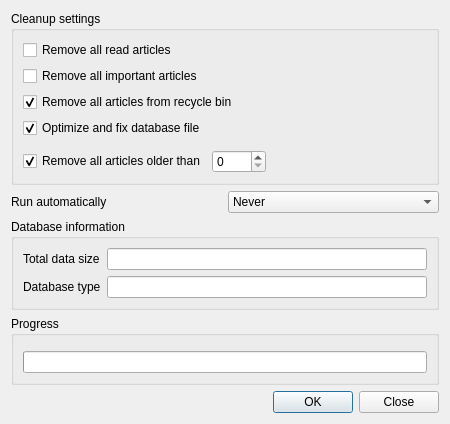
<?xml version="1.0" encoding="UTF-8"?>
<ui version="4.0">
 <class>FormDatabaseCleanup</class>
 <widget class="QDialog" name="FormDatabaseCleanup">
  <property name="geometry">
   <rect>
    <x>0</x>
    <y>0</y>
    <width>450</width>
    <height>400</height>
   </rect>
  </property>
  <property name="windowTitle">
   <string>Cleanup database</string>
  </property>
  <layout class="QVBoxLayout" name="verticalLayout">
   <item>
    <widget class="QGroupBox" name="m_grpCleanupSettings">
     <property name="title">
      <string>Cleanup settings</string>
     </property>
     <layout class="QGridLayout" name="gridLayout">
      <item row="4" column="0" colspan="3">
       <widget class="QCheckBox" name="m_checkShrink">
        <property name="text">
         <string>Optimize and fix database file</string>
        </property>
        <property name="checked">
         <bool>true</bool>
        </property>
       </widget>
      </item>
      <item row="5" column="0" colspan="3">
       <widget class="HelpSpoiler" name="m_helpShrink" native="true"/>
      </item>
      <item row="0" column="0" colspan="3">
       <widget class="QCheckBox" name="m_checkRemoveReadMessages">
        <property name="text">
         <string>Remove all read articles</string>
        </property>
       </widget>
      </item>
      <item row="6" column="1">
       <widget class="QSpinBox" name="m_spinDays">
        <property name="maximum">
         <number>1000</number>
        </property>
        <property name="singleStep">
         <number>1</number>
        </property>
       </widget>
      </item>
      <item row="2" column="0" colspan="3">
       <widget class="QCheckBox" name="m_checkRemoveRecycleBin">
        <property name="text">
         <string>Remove all articles from recycle bin</string>
        </property>
        <property name="checked">
         <bool>true</bool>
        </property>
       </widget>
      </item>
      <item row="6" column="0">
       <widget class="QCheckBox" name="m_checkRemoveOldMessages">
        <property name="text">
         <string>Remove all articles older than</string>
        </property>
        <property name="checked">
         <bool>true</bool>
        </property>
       </widget>
      </item>
      <item row="6" column="2">
       <spacer name="horizontalSpacer">
        <property name="orientation">
         <enum>Qt::Orientation::Horizontal</enum>
        </property>
        <property name="sizeHint" stdset="0">
         <size>
          <width>40</width>
          <height>20</height>
         </size>
        </property>
       </spacer>
      </item>
      <item row="1" column="0" colspan="3">
       <widget class="QCheckBox" name="m_checkRemoveStarredMessages">
        <property name="text">
         <string>Remove all important articles</string>
        </property>
       </widget>
      </item>
     </layout>
    </widget>
   </item>
   <item>
    <layout class="QHBoxLayout" name="m_layoutAutomaticCleanup">
     <item>
      <widget class="QLabel" name="m_lblAutomaticCleanup">
       <property name="text">
        <string>Run automatically</string>
       </property>
       <property name="buddy">
        <cstring>m_cmbAutomaticCleanup</cstring>
       </property>
      </widget>
     </item>
     <item>
      <widget class="QComboBox" name="m_cmbAutomaticCleanup">
       <property name="toolTip">
        <string>Run the selected cleanup operations automatically. Close this dialog to save the choices without running cleanup now.</string>
       </property>
       <item>
        <property name="text">
         <string>Never</string>
        </property>
       </item>
       <item>
        <property name="text">
         <string>On application startup</string>
        </property>
       </item>
       <item>
        <property name="text">
         <string>On application exit</string>
        </property>
       </item>
      </widget>
     </item>
    </layout>
   </item>
   <item>
    <widget class="QGroupBox" name="groupBox">
     <property name="title">
      <string>Database information</string>
     </property>
     <layout class="QFormLayout" name="formLayout">
      <item row="0" column="0">
       <widget class="QLabel" name="m_lblFileSize">
        <property name="text">
         <string>Total data size</string>
        </property>
        <property name="buddy">
         <cstring>m_txtFileSize</cstring>
        </property>
       </widget>
      </item>
      <item row="0" column="1">
       <widget class="QLineEdit" name="m_txtFileSize">
        <property name="readOnly">
         <bool>true</bool>
        </property>
       </widget>
      </item>
      <item row="1" column="0">
       <widget class="QLabel" name="m_lblDatabaseType">
        <property name="text">
         <string>Database type</string>
        </property>
        <property name="buddy">
         <cstring>m_txtDatabaseType</cstring>
        </property>
       </widget>
      </item>
      <item row="1" column="1">
       <widget class="QLineEdit" name="m_txtDatabaseType">
        <property name="readOnly">
         <bool>true</bool>
        </property>
       </widget>
      </item>
     </layout>
    </widget>
   </item>
   <item>
    <widget class="QGroupBox" name="groupBox_2">
     <property name="title">
      <string>Progress</string>
     </property>
     <layout class="QVBoxLayout" name="verticalLayout_2">
      <item>
       <widget class="LabelWithStatus" name="m_lblResult" native="true">
        <property name="layoutDirection">
         <enum>Qt::LayoutDirection::RightToLeft</enum>
        </property>
       </widget>
      </item>
      <item>
       <widget class="QProgressBar" name="m_progressBar"/>
      </item>
     </layout>
    </widget>
   </item>
   <item>
    <spacer name="verticalSpacer">
     <property name="orientation">
      <enum>Qt::Orientation::Vertical</enum>
     </property>
     <property name="sizeHint" stdset="0">
      <size>
       <width>20</width>
       <height>40</height>
      </size>
     </property>
    </spacer>
   </item>
   <item>
    <widget class="QDialogButtonBox" name="m_btnBox">
     <property name="orientation">
      <enum>Qt::Orientation::Horizontal</enum>
     </property>
     <property name="standardButtons">
      <set>QDialogButtonBox::StandardButton::Close|QDialogButtonBox::StandardButton::Ok</set>
     </property>
    </widget>
   </item>
  </layout>
 </widget>
 <customwidgets>
  <customwidget>
   <class>HelpSpoiler</class>
   <extends>QWidget</extends>
   <header>helpspoiler.h</header>
   <container>1</container>
  </customwidget>
  <customwidget>
   <class>LabelWithStatus</class>
   <extends>QWidget</extends>
   <header>labelwithstatus.h</header>
   <container>1</container>
  </customwidget>
 </customwidgets>
 <tabstops>
  <tabstop>m_checkRemoveReadMessages</tabstop>
  <tabstop>m_checkRemoveRecycleBin</tabstop>
  <tabstop>m_checkShrink</tabstop>
  <tabstop>m_checkRemoveOldMessages</tabstop>
  <tabstop>m_spinDays</tabstop>
   <tabstop>m_cmbAutomaticCleanup</tabstop>
  <tabstop>m_txtFileSize</tabstop>
  <tabstop>m_txtDatabaseType</tabstop>
 </tabstops>
 <resources/>
 <connections>
  <connection>
   <sender>m_btnBox</sender>
   <signal>rejected()</signal>
   <receiver>FormDatabaseCleanup</receiver>
   <slot>close()</slot>
   <hints>
    <hint type="sourcelabel">
     <x>199</x>
     <y>271</y>
    </hint>
    <hint type="destinationlabel">
     <x>199</x>
     <y>145</y>
    </hint>
   </hints>
  </connection>
  <connection>
   <sender>m_checkRemoveOldMessages</sender>
   <signal>toggled(bool)</signal>
   <receiver>m_spinDays</receiver>
   <slot>setEnabled(bool)</slot>
   <hints>
    <hint type="sourcelabel">
     <x>107</x>
     <y>87</y>
    </hint>
    <hint type="destinationlabel">
     <x>226</x>
     <y>87</y>
    </hint>
   </hints>
  </connection>
 </connections>
</ui>
